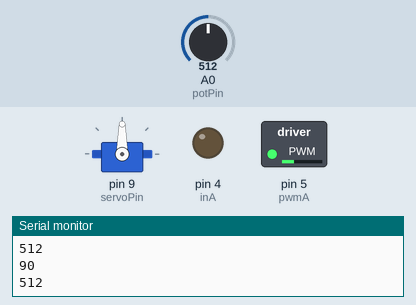
The sketch below on a simulated Arduino Uno, built with avr-gcc and run on an emulated ATmega328P. Shown: servo, switched loads named in the sketch (green lamp = pin HIGH), output pins drawn as LEDs (lit = HIGH), the last lines printed to the serial monitor. Inputs (shaded band) come from the test bench; at power-on: A0 (potPin) = 512.

Above: at 1.2 s.
1.3 s: A0 (potPin) set to 716
At 2.4 s:
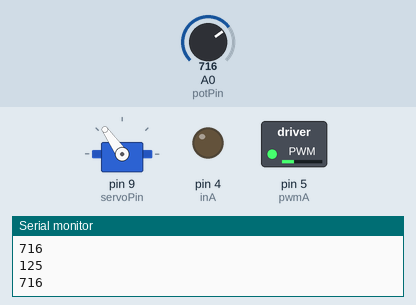
2.8 s: A0 (potPin) set to 900
At 3.4 s:
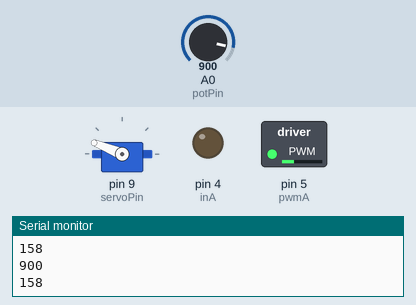
4.3 s: A0 (potPin) set to 1023
At 5.0 s:
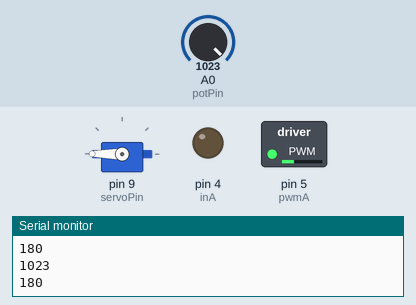
5.8 s: A0 (potPin) set to 306
At 6.1 s:
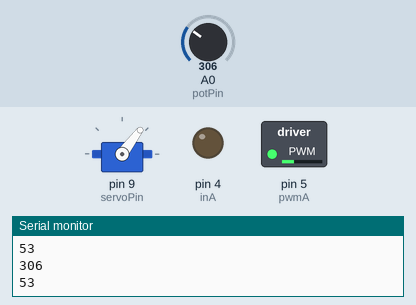
7.3 s: A0 (potPin) set to 122
At 8.2 s:
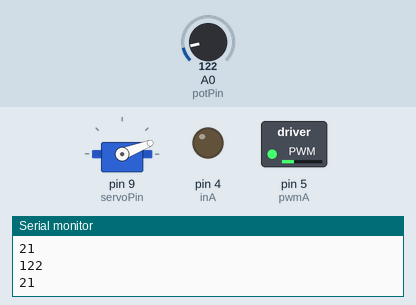
8.8 s: A0 (potPin) set to 0
At 9.6 s:
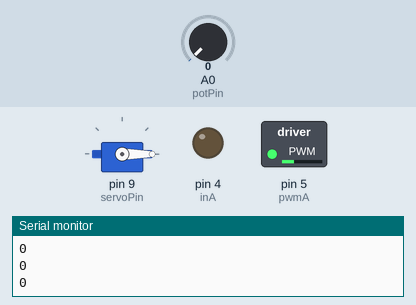
Timing chart, 0 to 11.3 s (numbered marks = the images above; inputs shaded):
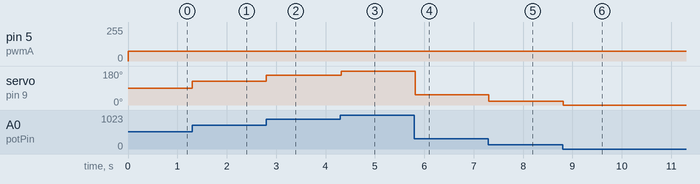

The sketch:

BarbieMiniCarTurning.ino
```cpp
#include <Servo.h>

Servo myservo;  // create servo object to control a servo

byte potPin = 0;  // analog pin used to connect the potentiometer
int val;    // variable to read the value from the analog pin
int servoVal; // value sent to servo motor
byte servoPin = 9; // pin for servo motor

// motor control
byte inA = 4;
byte pwmA = 5;
//byte pwmB = 6;
//byte inB = 7;

void setup()
{
  pinMode(inA, OUTPUT); //motor pin A
  //pinMode(inB, OUTPUT); //motor pin B
  myservo.attach(servoPin);  // attaches the servo on pin 9 to the servo object

  Serial.begin(9600);
}

void loop()
{
  digitalWrite(inA, LOW); // LOW = forward
  analogWrite(pwmA, 75);

  val = analogRead(potPin);            // reads the value of the potentiometer (value between 0 and 1023)
  servoVal = map(val, 0, 1023, 0, 180);     // scale it to use it with the servo (value between 0 and 180)
  myservo.write(servoVal);                  // sets the servo position according to the scaled value
  Serial.println(val);
  Serial.println(servoVal);
  delay(15);                           // waits for the servo to get there
}
```

Measured:
- after the input at 1.3 s, servo on pin 9 (servoPin): 90° → 125° at once
- after the input at 2.8 s, servo on pin 9 (servoPin): 125° → 158° at once
- after the input at 4.3 s, servo on pin 9 (servoPin): 158° → 180° at once
- after the input at 5.8 s, servo on pin 9 (servoPin): 180° → 53° at once
- after the input at 7.3 s, servo on pin 9 (servoPin): 53° → 21° at once
- after the input at 8.8 s, servo on pin 9 (servoPin): 21° → 0° at once
